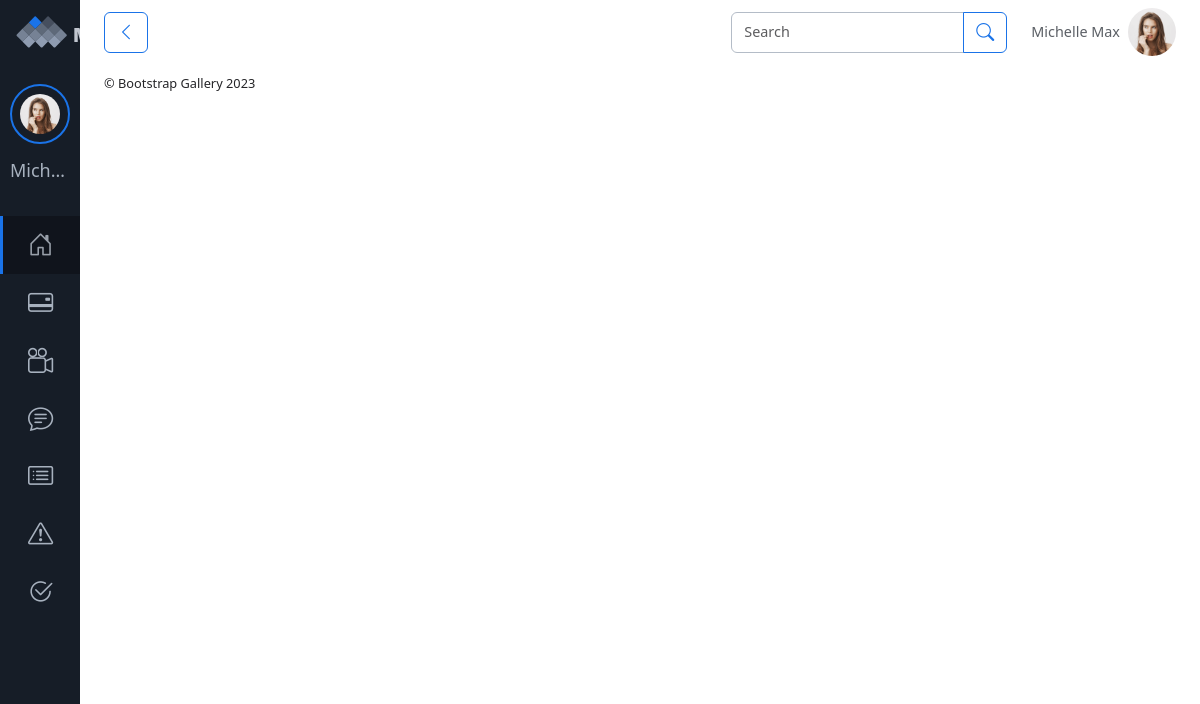
The page /User/Chatromms/ on the database as committed earlier.
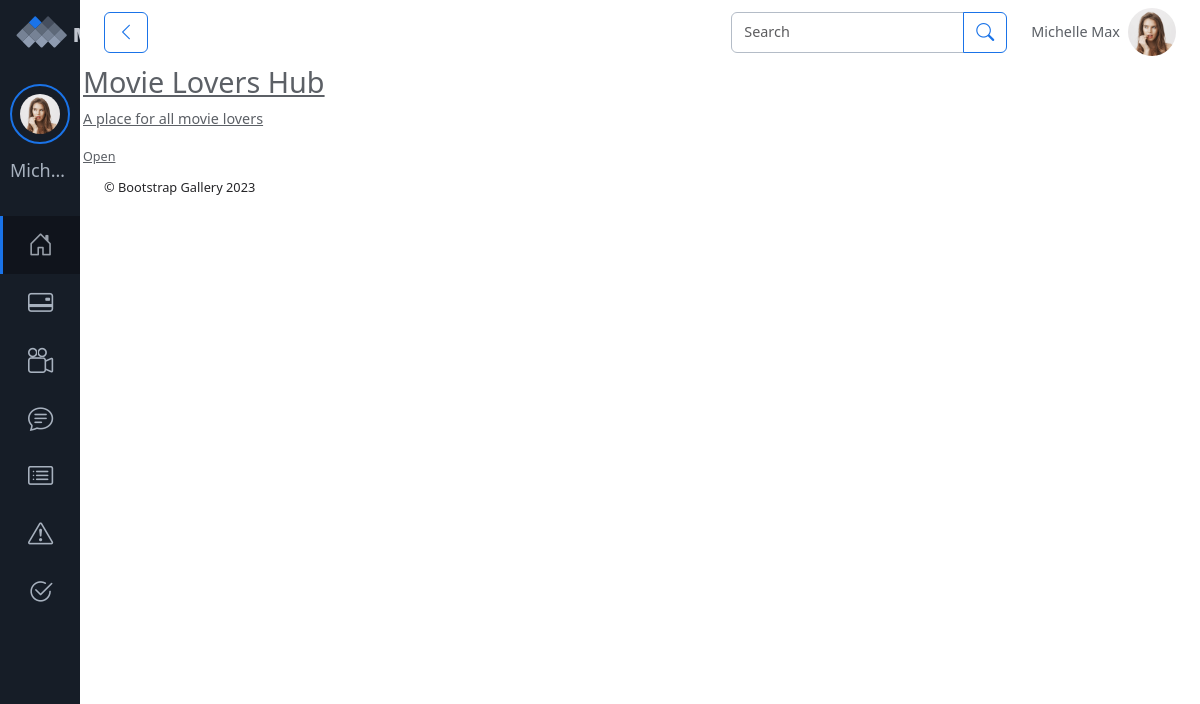
The same page on the database as committed later.
### User/models.py (models this page shows)
class tbl_chatroom(models.Model):
    user_id = models.ForeignKey(tbl_user, on_delete=models.CASCADE, null=True)
    community_name = models.CharField(max_length=200)
    community_date = models.DateField()
    community_photo = models.FileField(upload_to='Files/Community/Profile/')
    community_description = models.TextField()
    community_status = models.IntegerField(default=0)

### User/views.py (the view)
# urls.py: path('Chatromms/',views.chatroom_list, name='chatrooms'),
def chatroom_list(request):
    list = tbl_chatroom.objects.all()
    return render(request,'User/ChatroomList.html',{
        'List':list
    })

### User/Templates/User/ChatroomList.html (shortened to what this page needs)
{% extends "User/Header.html" %}
{% load static %}
    {% block content %}
    <table>
        {% for i in List %}
            <tr>
                <td><img src="{{ i.community_photo.url }}" alt=""></td>
                <td>
                    <a href="{% url 'webuser:chatpage' i.id %}">
                    <h2>{{ i.community_name }}</h2>
                    <p>{{ i.community_description }}</p>
                    {% if i.community_status == 0 %}
                        <small>Open</small>
                        {% else %}
                        <small>Closed</small>
                    {% endif %}
                </a>
                </td>
            </tr>
        {% endfor %}
    </table>
    {% endblock content %}

### User/Templates/User/Header.html (shortened to what this page needs)
{% load static %}
<!DOCTYPE html>
<html lang="en">
	<head>
		<link rel="stylesheet" href="{% static 'User/assets/fonts/bootstrap/bootstrap-icons.css' %} " />
		<link rel="stylesheet" href="{% static 'User/assets/css/main.min.css' %} " />
		<link rel="stylesheet" href="{% static 'User/assets/vendor/overlay-scroll/OverlayScrollbars.min.css' %} " />
	</head>
	<body>
		<div class="page-wrapper pinned">
			<div class="main-container">
				<nav id="sidebar" class="sidebar-wrapper">
					<div class="app-brand px-3 py-3 d-flex align-items-center">
						<a href="index.html">
							<img src="{% static 'User/assets/images/logo.svg' %} " class="logo" alt="Bootstrap Gallery" />
						</a>
					</div>
					<div class="sidebar-user-profile">
						<img src="{% static 'User/assets/images/user.png' %} " class="profile-thumb rounded-circle p-2 d-lg-flex d-none"
							alt="Bootstrap Gallery" />
						<h5 class="profile-name lh-lg mt-2 text-truncate">Michelle Max</h5>
					</div>
					<div class="sidebarMenuScroll">
						<ul class="sidebar-menu">
							<li class="active current-page">
								<a href="{% url 'webuser:homepage' %}">
									<i class="fs-3 bi bi-house-door"></i>
								</a>
							</li>
							<li>
								<a href="{% url 'webuser:package_deatails' %}">
									<i class="fs-3 bi bi-credit-card-2-back"></i>
								</a>
							</li>
							<li>
								<a href="{% url 'webuser:add_users_contents_details' %}">
									<i class="fs-3 bi bi-camera-reels"></i>
								</a>
							</li>
							<li>
								<a href="{% url 'webuser:chatrooms' %}">
									<i class="fs-3 bi bi-chat-text"></i>
								</a>
							</li>
							<li>
								<a href="{% url 'webuser:create_watchlist' %}">
									<i class="fs-3 bi bi-card-list"></i>
								</a>
							</li>
							<li>
								<a href="{% url 'webuser:view_complaints' %}">
									<i class="fs-3 bi bi-exclamation-triangle"></i>
								</a>
							</li>
							<li>
								<a href="{% url 'webuser:feedback' %}">
									<i class="fs-3 bi bi-check2-circle"></i>
								</a>
							</li>
						</ul>
					</div>
				</nav>
				<div class="app-container">
					<div class="app-header d-flex align-items-center">
						<div class="d-flex">
							<button class="btn btn-outline-primary me-2 pin-sidebar" id="pin-sidebar">
								<i class="bi bi-chevron-left fs-5"></i>
							</button>
						</div>
						<div class="header-actions">
							<div class="d-lg-block d-none me-2">
								<div class="input-group">
									<input type="text" class="form-control" placeholder="Search" />
									<button class="btn btn-outline-primary" type="button">
										<i class="bi bi-search fs-5"></i>
									</button>
								</div>
							</div>
							<div class="dropdown ms-3">
								<a id="userSettings" class="dropdown-toggle d-flex py-2 align-items-center text-decoration-none"
									href="#!" role="button" data-bs-toggle="dropdown" aria-expanded="false">
									<span class="d-none d-md-block me-2">Michelle Max</span>
									<img src="{% static 'User/assets/images/user.png' %} " class="rounded-circle img-3x" alt="Bootstrap Gallery" />
								</a>
							</div>
						</div>
					</div>
					{% block content %}
					{% endblock content %}
					<div class="app-footer">
						<span>© Bootstrap Gallery 2023</span>
					</div>
				</div>
			</div>
		</div>
	</body>
</html>

Rows that differ between the two databases and show on the page:
added tbl_chatroom: community_name "Movie Lovers Hub", community_description "A place for all movie lovers", community_status "Open"
